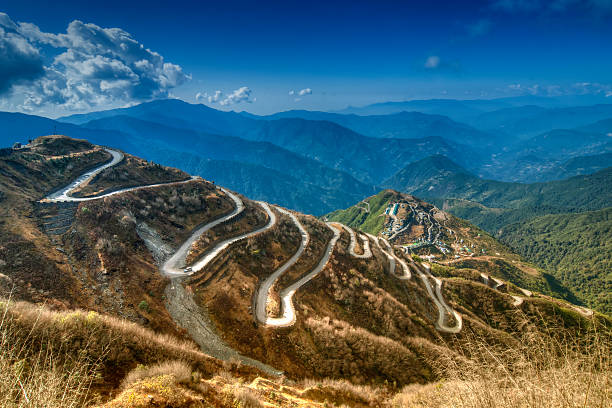
#> input picture LinearAlgebra/image.jpg, 612 x 408 px
$ jupyter execute SVD_Image_compression.ipynb
#> lines starting #> are read from the running program, lines starting #| are printed output that depends on the picture
[cell 1]
import cv2
import numpy as np
import matplotlib.pyplot as plt

[cell 2]
img = cv2.imread("image.jpg")
#> img is the input picture: shape (408, 612, 3); mean B, G, R 103.8, 96.2, 68.9
X = cv2.cvtColor(img, cv2.COLOR_BGR2GRAY)
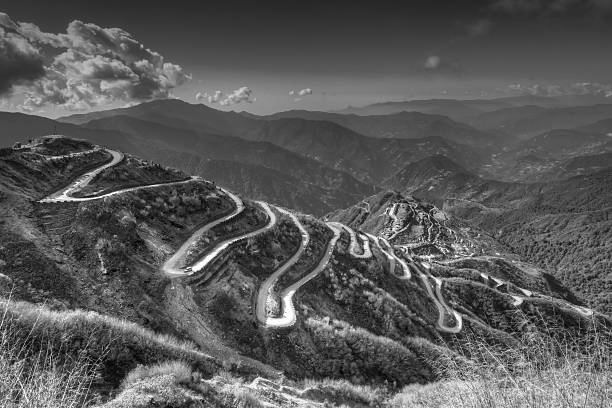
#> X: shape (408, 612); min 0, max 255, mean 88.9

[cell 3]
U, S, V_T = np.linalg.svd(X, full_matrices=False)
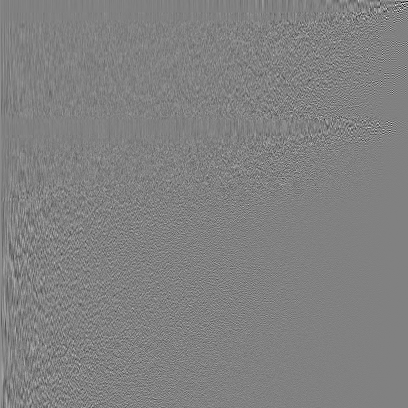
#> U: shape (408, 408) float64; min -0.53, max 0.515, mean 0.000113; drawn with min black and max white
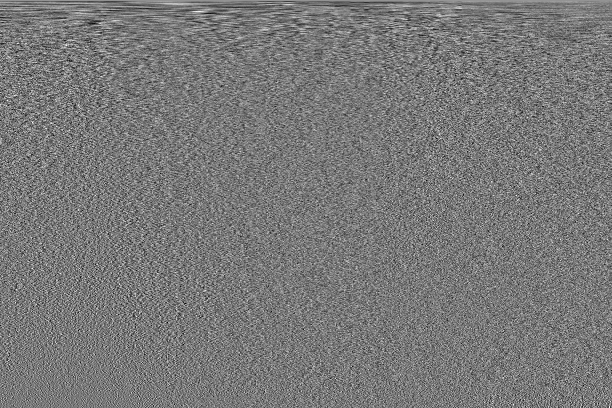
#> V_T: shape (408, 612) float64; min -0.184, max 0.203, mean 8.76e-05; drawn with min black and max white
#> S = 408 values, max 45687.9 at index 0, min 1.89 at index 407, mean 612
S = np.diag(S)

[cell 4]
ranks = [5, 20, 50, 100]
plt.imshow(X, cmap='gray')
plt.title("Original")
plt.axis('off')

[cell 5]
plt.figure()

plt.subplot(1, len(ranks) + 1, 1)
plt.imshow(X, cmap='gray')
plt.title("Original")
plt.axis('off')

for i, r in enumerate(ranks):
    X_approx = U[:, :r] @ S[:r, :r] @ V_T[:r, :]

    plt.subplot(1, len(ranks) + 1, i + 2)
    plt.imshow(X_approx, cmap='gray')
    plt.title(f"r = {r}")
    plt.axis('off')
#> this loop made 4 passes
#> pass 1, `X_approx = U[:, :r] @ S[:r, :r] @ V_T[:r, :]`:
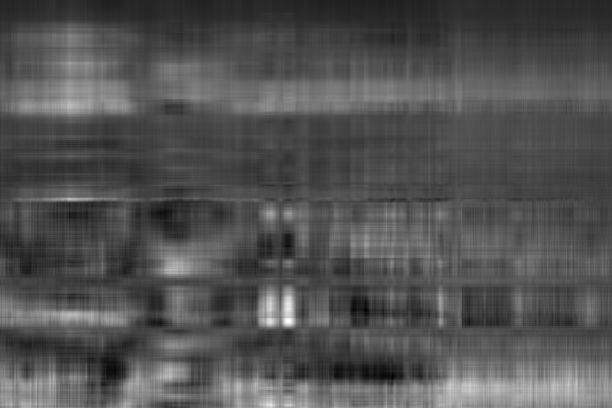
#> X_approx: shape (408, 612) float64; min 5.02, max 264.6, mean 88.9; drawn with min black and max white
#> pass 2, `X_approx = U[:, :r] @ S[:r, :r] @ V_T[:r, :]`:
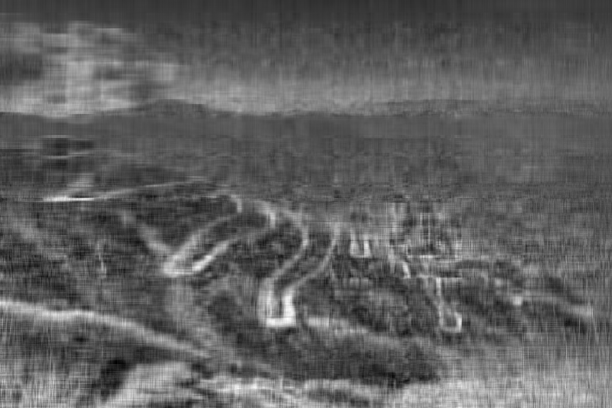
#> X_approx: shape (408, 612) float64; min -19.22, max 267.5, mean 88.9; drawn with min black and max white
#> pass 3, `X_approx = U[:, :r] @ S[:r, :r] @ V_T[:r, :]`:
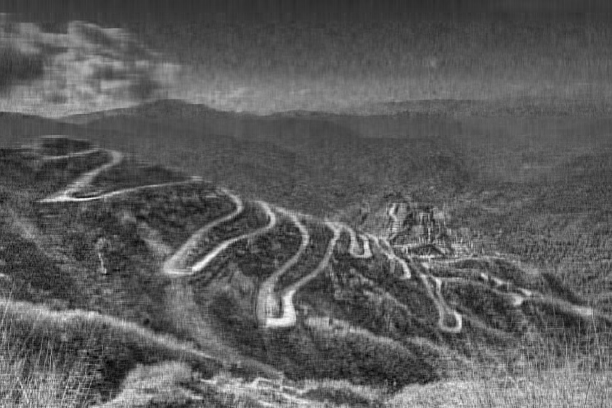
#> X_approx: shape (408, 612) float64; min -17.53, max 274.5, mean 88.9; drawn with min black and max white

plt.show()
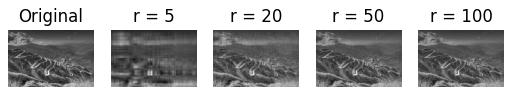
#> figure drawn by matplotlib, 5 panels
